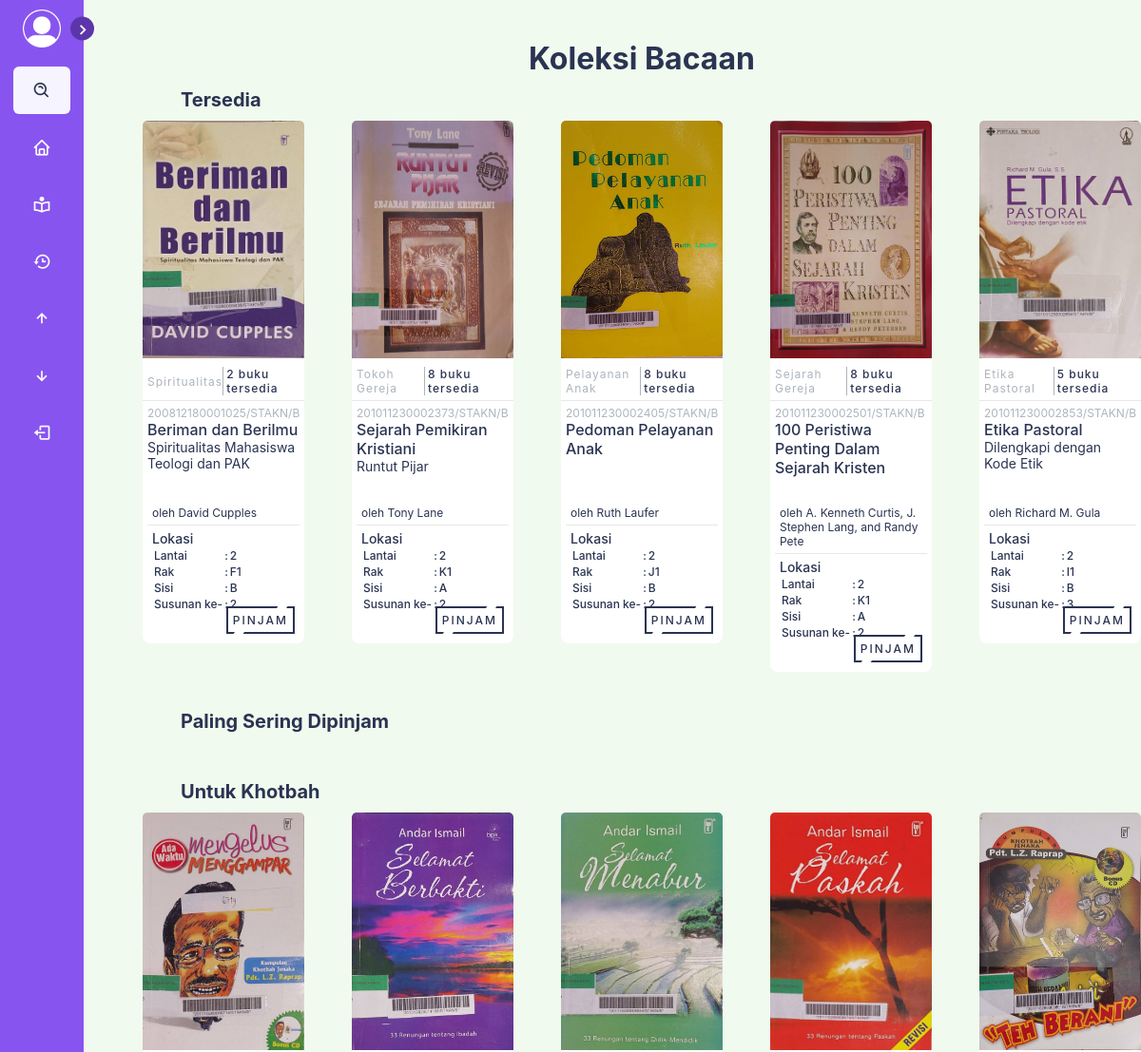
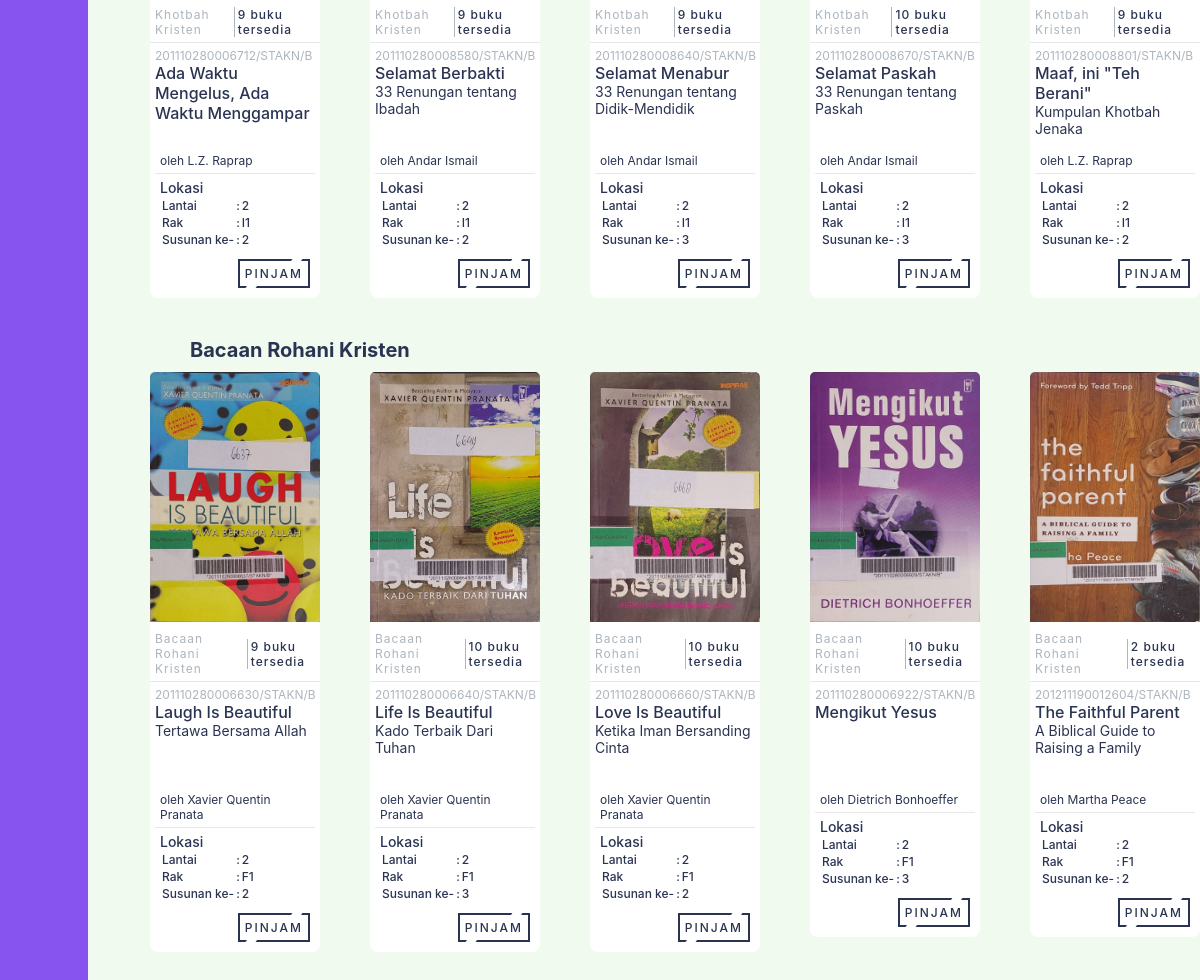
/koleksi-bacaan.php (signed in), run on the app's committed database (2 pictures, top to bottom).
### tables this page shows
CREATE TABLE `buku` (
  `id_buku` varchar(30) NOT NULL,
  `kode_klasifikasi` varchar(10) NOT NULL,
  `judul_utama` varchar(100) DEFAULT NULL,
  `anak_judul` varchar(100) NOT NULL,
  `cover_buku` varchar(100) NOT NULL,
  `penulis_buku` varchar(50) NOT NULL,
  `penerbit` varchar(50) NOT NULL,
  `tahun_terbit` year(4) NOT NULL,
  `tgl_pengadaan` date NOT NULL,
  `nama_sumber` varchar(100) NOT NULL,
  `harga` int(10) NOT NULL,
  `jml_buku` int(11) NOT NULL,
  `stok` int(11) NOT NULL,
  `lantai` varchar(10) NOT NULL,
  `rak` varchar(10) NOT NULL,
  `sisi` varchar(10) NOT NULL,
  `susun` varchar(10) NOT NULL
);

CREATE TABLE `klasifikasi` (
  `kode_klasifikasi` varchar(10) NOT NULL,
  `subject` varchar(100) NOT NULL
);

### koleksi-bacaan.php (the view, shortened to what this page needs)
<?php
include "sidebaranggota.php";
?>
<link rel="stylesheet" type="text/css" href="swiper-bundle.min.css"/>
<link rel="stylesheet" type="text/css" href="koleksi-bacaan.css">
<head>
</head>
<div class="home">
    <div class="header-text">
        <h1>Koleksi Bacaan</h1>
    </div>
    <div class="title">
        <h1>Tersedia</h1>
    </div>
    <div class="container swiper">
        <div class="slide-container1">
            <div class="card-wrapper swiper-wrapper">
                <?php
                $hasil = mysqli_query($koneksi, "SELECT *
                FROM buku
                INNER JOIN klasifikasi
                ON buku.kode_klasifikasi = klasifikasi.kode_klasifikasi");
                while($row = mysqli_fetch_array($hasil)) : ?>
                <div class="card swiper-slide">
                    <div class="image-box">
                        <?php echo "<img src='cover/$row[cover_buku]' width='170' height='250' />"; ?>
                    </div>
                    <div class="subject"><?= $row['subject'];?><h1><?= $row['stok'];?> buku tersedia</h1></div>
                    <div class="txt keterangan">
                        <div class="judul">
                            <div class="id_buku"><?= $row['id_buku'];?></div>
                            <div class="judul_utama"><?= $row['judul_utama'];?></div>
                            <div class="anak_judul"><?= $row['anak_judul'];?></div>
                        </div>
                        <div class="penulis">oleh <?= $row['penulis_buku'];?></div>
                        <div class="lokasi">
                            <h1>Lokasi</h1>
                            <table>
                                <tr>
                                    <td>Lantai</td>
                                    <td>:</td>
                                    <td><?= $row['lantai'];?></td>
                                </tr>
                                <tr>
                                    <td>Rak</td>
                                    <td>:</td>
                                    <td><?= $row['rak'];?></td>
                                </tr>
                                <tr>
                                    <td>Sisi</td>
                                    <td>:</td>
                                    <td><?= $row['sisi'];?></td>
                                </tr>
                                <tr>
                                    <td>Susunan ke-</td>
                                    <td>:</td>
                                    <td><?= $row['susun'];?></td>
                                </tr>
                            </table>
                        </div>
                    </div>
                    <div class="button">
                        <a class="tombol" href="scanner.php?id_buku=<?=$row['id_buku'];?>"><span>Pinjam</span><i></i></a>
                    </div>
                </div>
                <?php
                endwhile;
                ?>
            </div>
        </div>
    </div>
    <div class="title">
        <h1>Paling Sering Dipinjam</h1>
    </div>
    <div class="container swiper">
    </div>
    <div class="title">
        <h1>Untuk Khotbah</h1>
    </div>
    <div class="container swiper">
        <div class="slide-container3">
            <div class="card-wrapper swiper-wrapper">
                <?php
                $hasil = mysqli_query($koneksi, "SELECT *
                FROM buku
                INNER JOIN klasifikasi
                ON buku.kode_klasifikasi = klasifikasi.kode_klasifikasi
                WHERE subject like '%khotbah%'");
                while($row = mysqli_fetch_array($hasil)) : ?>
                <div class="card swiper-slide">
                    <div class="image-box">
                        <?php echo "<img src='cover/$row[cover_buku]' width='170' height='250' />"; ?>
                    </div>
                    <div class="subject"><?= $row['subject'];?><h1><?= $row['stok'];?> buku tersedia</h1></div>
                    <div class="txt keterangan">
                        <div class="judul">
                            <div class="id_buku"><?= $row['id_buku'];?></div>
                            <div class="judul_utama"><?= $row['judul_utama'];?></div>
                            <div class="anak_judul"><?= $row['anak_judul'];?></div>
                        </div>
                        <div class="penulis">oleh <?= $row['penulis_buku'];?></div>
                        <div class="lokasi">
                            <h1>Lokasi</h1>
                            <table>
                                <tr>
                                    <td>Lantai</td>
                                    <td>:</td>
                                    <td><?= $row['lantai'];?></td>
                                </tr>
                                <tr>
                                    <td>Rak</td>
                                    <td>:</td>
                                    <td><?= $row['rak'];?></td>
                                </tr>
                                <tr>
                                    <td>Susunan ke-</td>
                                    <td>:</td>
                                    <td><?= $row['susun'];?></td>
                                </tr>
                            </table>
                        </div>
                    </div>
                    <div class="button">
                        <a class="tombol" href="scanner.php?id_buku=<?=$row['id_buku'];?>"><span>Pinjam</span><i></i></a>
                    </div>
                </div>
                <?php
                endwhile;
                ?>
            </div>
        </div>
    </div>
    <div class="title">
        <h1>Bacaan Rohani Kristen</h1>
    </div>
    <div class="container swiper">
        <div class="slide-container4">
            <div class="card-wrapper swiper-wrapper">
                <?php
                $hasil = mysqli_query($koneksi, "SELECT *
                FROM buku
                INNER JOIN klasifikasi
                ON buku.kode_klasifikasi = klasifikasi.kode_klasifikasi
                WHERE subject like '%bacaan%'");
                while($row = mysqli_fetch_array($hasil)) : ?>
                <div class="card swiper-slide">
                    <div class="image-box">
                        <?php echo "<img src='cover/$row[cover_buku]' width='170' height='250' />"; ?>
                    </div>
                    <div class="subject"><?= $row['subject'];?><h1><?= $row['stok'];?> buku tersedia</h1></div>
                    <div class="txt keterangan">
                        <div class="judul">
                            <div class="id_buku"><?= $row['id_buku'];?></div>
                            <div class="judul_utama"><?= $row['judul_utama'];?></div>
                            <div class="anak_judul"><?= $row['anak_judul'];?></div>
                        </div>
                        <div class="penulis">oleh <?= $row['penulis_buku'];?></div>
                        <div class="lokasi">
                            <h1>Lokasi</h1>
                            <table>
                                <tr>
                                    <td>Lantai</td>
                                    <td>:</td>
                                    <td><?= $row['lantai'];?></td>
                                </tr>
                                <tr>
                                    <td>Rak</td>
                                    <td>:</td>
                                    <td><?= $row['rak'];?></td>
                                </tr>
                                <tr>
                                    <td>Susunan ke-</td>
                                    <td>:</td>
                                    <td><?= $row['susun'];?></td>
                                </tr>
                            </table>
                        </div>
                    </div>
                    <div class="button">
                        <a class="tombol" href="scanner.php?id_buku=<?=$row['id_buku'];?>"><span>Pinjam</span><i></i></a>
                    </div>
                </div>
                <?php
                endwhile;
                ?>
            </div>
        </div>
    </div>
</div>

### sidebaranggota.css (style rules this page uses)
* { margin: 0; padding: 0; box-sizing: border-box; font-family: league system-ui, -apple-system, BlinkMacSystemFont, 'Segoe UI', Roboto, Oxygen, Ubuntu, Cantarell, 'Open Sans', 'Helvetica Neue', sans-serif; }
:root { --body-color: #f1faee; --sidebar-color: #8854EF; --primary-color: #5C35AA; --primary-color-light: #F6F5FF; --toggle-color: #DDD; --text-color: white; --body-text: #2A3452; --card-color : #fff; --tran-02: all 0.2s ease; --tran-03: all 0.3s ease; --tran-04: all 0.3s ease; --tran-05: all 0.3s ease; }
body { min-height: 100vh; background-color: var(--body-color); transition: var(--tran-05); }
.home { position: absolute; top: 0; top: 0; left: 250px; height: 100vh; width: calc(100% - 250px); background-color: var(--body-color); transition: var(--tran-05); }
.home .header-text { font-size: 30px; font-weight: 500; color: var(--body-text); padding: 12px 60px; }
.sidebar.close ~ .home { left: 78px; height: 100vh; width: calc(100% - 78px); }

### koleksi-bacaan.css (style rules this page uses)
.home { position: absolute; top: 0; right: 0; left: 320px; height: 100vh; width: calc(100% - 320px); transition: var(--tran-05); }
.sidebar.close ~ .home { left: 150px; height: 100vh; width: calc(100% - 150px); }
.home .header-text { display: flex; justify-content: center; align-items: center; margin-top: 30px; font-size: 16px; font-weight: 500; color: var(--body-text); }
.title { color: var(--body-text); font-size: 10px; margin-left: 40px; }
.container { margin-top: -30px; max-width: 1120px; width: 100%; padding: 40px 0; }
.card { background: #fff; border-radius: 8px; }
.card .image-box img { border-top-left-radius: 5px; border-top-right-radius: 5px; }
.subject { display: flex; align-items: center; justify-content: center; font-size: 12px; padding: 5px; border-bottom: 1px solid rgba(0, 0, 0, 0.09); color: #adb5bd; letter-spacing: 1px; }
.subject h1 { font-size: 12px; font-weight: 500; color: var(--body-text); border-left: 1px solid #adb5bd; padding-left: 3px; }
.keterangan { display: flex; flex-direction: column; padding: 5px; color: var(--body-text); }
.keterangan .id_buku { font-size: 12px; color: #adb5bd; }
.keterangan .judul { height: 100px; }
.keterangan .judul_utama { font-weight: 500; font-size: 16px; }
.keterangan .anak_judul { font-weight: 400; font-size: 14px; }
.keterangan .penulis { font-weight: 400; font-size: 12px; padding: 5px; border-bottom: 1px solid rgba(0, 0, 0, 0.09); }
.lokasi { height: 80px; padding: 5px; }
.lokasi h1 { font-weight: 500; font-size: 14px; }
.lokasi table { font-weight: 500; font-size: 12px; }
.button { display: flex; justify-content: flex-end; gap: 10px; margin-right: 10px; margin-bottom: 10px; }
.tombol { position: relative; background: var(--body-text); color: var(--body-text); text-decoration: none; text-transform: uppercase; font-size: 12px; font-weight: 500; letter-spacing: 2px; padding: 7px; transition: 0.5s; }
.tombol:before { content: ''; position: absolute; inset: 2px; background: #fff; }
.tombol span { position: relative; z-index: 1; }
.tombol i { position: absolute; inset: 0; display: block; }
.tombol i::before { content: ''; position: absolute; top: 0; left: 80%; width: 10px; height: 4px; background-color: #fff; transform: translateX(-50%) skewX(325deg); transition: 0.5s; }
.tombol i::after { content: ''; position: absolute; bottom: 0; left: 20%; width: 10px; height: 4px; background-color: #fff; transform: translateX(-50%) skewX(325deg); transition: 0.5s; }

### data on the page
buku: cover_buku (picture), kode_klasifikasi.subject "Spiritualitas", stok "2", id_buku "200812180001025/STAKN/B", judul_utama "Beriman dan Berilmu", anak_judul "Spiritualitas Mahasiswa Teologi dan PAK", penulis_buku "David Cupples", lantai "2", rak "F1", sisi "B", susun "2"
buku: cover_buku (picture), kode_klasifikasi.subject "Tokoh Gereja", stok "8", id_buku "201011230002373/STAKN/B", judul_utama "Sejarah Pemikiran Kristiani", anak_judul "Runtut Pijar", penulis_buku "Tony Lane", lantai "2", rak "K1", sisi "A", susun "2"
buku: cover_buku (picture), kode_klasifikasi.subject "Pelayanan Anak", stok "8", id_buku "201011230002405/STAKN/B", judul_utama "Pedoman Pelayanan Anak", penulis_buku "Ruth Laufer", lantai "2", rak "J1", sisi "B", susun "2"
buku: cover_buku (picture), kode_klasifikasi.subject "Sejarah Gereja", stok "8", id_buku "201011230002501/STAKN/B", judul_utama "100 Peristiwa Penting Dalam Sejarah Kristen", penulis_buku "A. Kenneth Curtis, J. Stephen Lang, and Randy Pete", lantai "2", rak "K1", sisi "A", susun "2"
buku: cover_buku (picture), kode_klasifikasi.subject "Etika Pastoral", stok "5", id_buku "201011230002853/STAKN/B", judul_utama "Etika Pastoral", anak_judul "Dilengkapi dengan Kode Etik", penulis_buku "Richard M. Gula", lantai "2", rak "I1", sisi "B", susun "3"
buku: cover_buku (picture), kode_klasifikasi.subject "Khotbah Kristen", stok "9", id_buku "201110280006712/STAKN/B", judul_utama "Ada Waktu Mengelus, Ada Waktu Menggampar", penulis_buku "L.Z. Raprap", lantai "2", rak "I1", susun "2"
buku: cover_buku (picture), kode_klasifikasi.subject "Khotbah Kristen", stok "9", id_buku "201110280008580/STAKN/B", judul_utama "Selamat Berbakti", anak_judul "33 Renungan tentang Ibadah", penulis_buku "Andar Ismail", lantai "2", rak "I1", susun "2"
buku: cover_buku (picture), kode_klasifikasi.subject "Khotbah Kristen", stok "9", id_buku "201110280008640/STAKN/B", judul_utama "Selamat Menabur", anak_judul "33 Renungan tentang Didik-Mendidik", penulis_buku "Andar Ismail", lantai "2", rak "I1", susun "3"
buku: cover_buku (picture), kode_klasifikasi.subject "Khotbah Kristen", stok "10", id_buku "201110280008670/STAKN/B", judul_utama "Selamat Paskah", anak_judul "33 Renungan tentang Paskah", penulis_buku "Andar Ismail", lantai "2", rak "I1", susun "3"
buku: cover_buku (picture), kode_klasifikasi.subject "Khotbah Kristen", stok "9", id_buku "201110280008801/STAKN/B", judul_utama "Maaf, ini \"Teh Berani\"", anak_judul "Kumpulan Khotbah Jenaka", penulis_buku "L.Z. Raprap", lantai "2", rak "I1", susun "2"
buku: cover_buku (picture)
buku: cover_buku (picture)
buku: cover_buku (picture)
buku: cover_buku (picture)
buku: cover_buku (picture)
